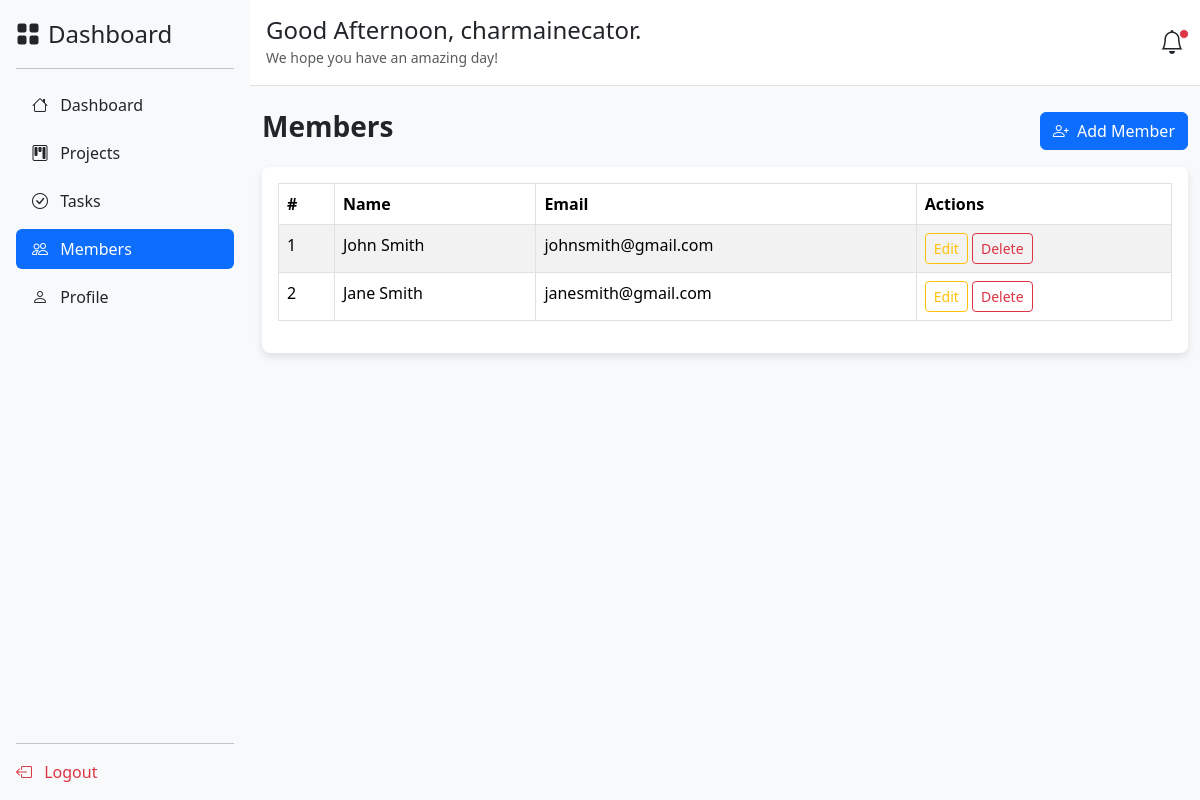
Screenshot of /members/ (signed in) with the database file from the repository.
### app/models.py (models this page shows, shortened)
class TeamMember(models.Model):
    user = models.OneToOneField(User, on_delete=models.CASCADE, related_name="team_member")
    added_by = models.ForeignKey(User, on_delete=models.CASCADE, related_name="added_members")
    date_added = models.DateTimeField(auto_now_add=True)

### app/views.py (the view, shortened to what this page needs)
# urls.py: path('members/', views.members, name='members'),
@login_required
def members(request):
    try:
        team_members = TeamMember.objects.all()
        return render(request, 'app/members.html', {'team_members': team_members})
    except Exception as e:
        messages.error(request, f"An error occurred: {e}")
        return redirect('dashboard')

### app/templates/app/members.html (shortened to what this page needs)
<!DOCTYPE html>
<html lang="en">
<head>
    <link href="https://cdn.jsdelivr.net/npm/bootstrap@5.3.3/dist/css/bootstrap.min.css" rel="stylesheet">
    <link href="https://cdn.jsdelivr.net/npm/bootstrap-icons@1.10.5/font/bootstrap-icons.css" rel="stylesheet">
</head>
<body>
    <div class="d-flex">
        {% include 'app/sidebar.html' %}
        <div class="flex-grow-1 bg-light">
            {% include 'app/header.html' %}
            <div class="container mt-4">
                <div class="d-flex justify-content-between align-items-center mb-3">
                    <h3 class="fw-bold">Members</h3>
                    <button class="btn btn-primary" data-bs-toggle="modal" data-bs-target="#addMemberModal">
                        <i class="bi bi-person-plus me-1"></i> Add Member
                    </button>
                </div>
                <div class="table-container bg-white p-3">
                    <table class="table table-hover table-striped table-bordered">
                        <thead>
                            <tr>
                                <th>#</th>
                                <th>Name</th>
                                <th>Email</th>
                                <th>Actions</th>
                            </tr>
                        </thead>
                        <tbody>
                            {% for member in team_members %}
                            <tr>
                                <td>{{ forloop.counter }}</td>
                                <td>{{ member.user.get_full_name }}</td>
                                <td>{{ member.user.email }}</td>
                                <td>
                                    <button class="btn btn-sm btn-outline-warning">Edit</button>
                                    <button class="btn btn-sm btn-outline-danger">Delete</button>
                                </td>
                            </tr>
                            {% empty %}
                            <tr>
                                <td colspan="4" class="text-center">No members added yet.</td>
                            </tr>
                            {% endfor %}
                        </tbody>
                    </table>
                </div>
            </div>
        </div>
    </div>
</body>
</html>

### app/templates/app/header.html (shortened to what this page needs)
<div class="d-flex justify-content-between align-items-center p-3 bg-white border-bottom">
    <div>
        <h4 class="mb-0">Good Afternoon, {{ user.username|default:"User" }}.</h4>
        <small class="text-muted">We hope you have an amazing day!</small>
    </div>
    <div>
        <a href="#" class="position-relative">
            <i class="bi bi-bell fs-4 text-dark"></i>
            <span class="position-absolute top-0 start-100 translate-middle p-1 bg-danger border border-light rounded-circle">
            </span>
        </a>
    </div>
</div>

### app/templates/app/members.html (style rules this page uses)
body { background-color: #f8f9fa; }
.table-container { box-shadow: 0px 4px 8px rgba(0, 0, 0, 0.1); border-radius: 8px; overflow: hidden; }
table thead { background-color: #343a40; color: #ffffff; }

### rows the page displays
TeamMember: user.get_full_name "John Smith", user.email "johnsmith@gmail.com"
TeamMember: user.get_full_name "Jane Smith", user.email "janesmith@gmail.com"

### other values shown
{{ user.username|default:"User" }} "charmainecator"
